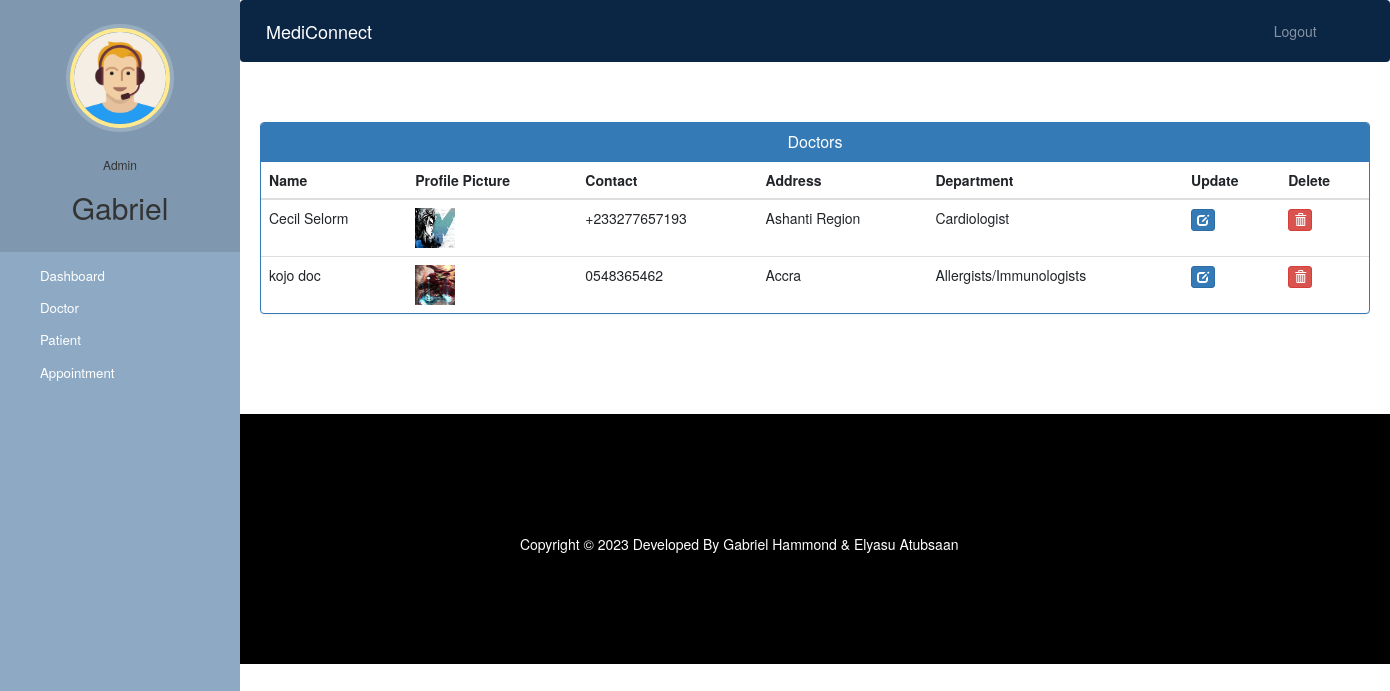
The page /admin-view-doctor (signed in) on the database as committed earlier.
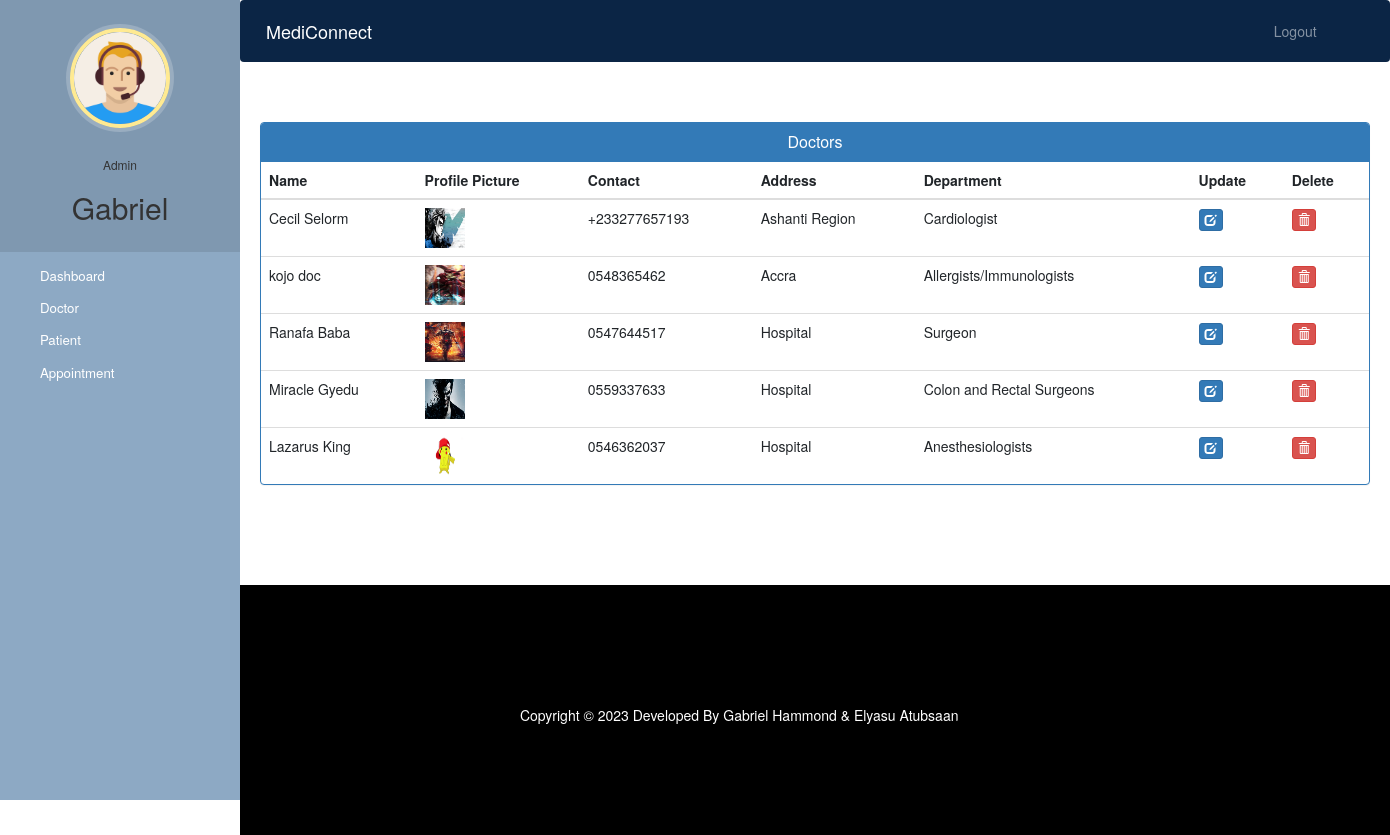
The same page on the database as committed later.
### hospital/models.py (models this page shows, shortened)
class Doctor(models.Model):
    user=models.OneToOneField(User,on_delete=models.CASCADE)
    profile_pic= models.ImageField(upload_to='profile_pic/DoctorProfilePic/',null=True,blank=True)
    address = models.CharField(max_length=40)
    mobile = models.CharField(max_length=20,null=True)
    department= models.CharField(max_length=50,choices=departments,default='Cardiologist')
    status=models.BooleanField(default=False)
    @property
    def get_name(self):
        return self.user.first_name+" "+self.user.last_name

### hospital/views.py (the view)
# urls.py: path('admin-view-doctor', views.admin_view_doctor_view,
@login_required(login_url='adminlogin')
@user_passes_test(is_admin)
def admin_view_doctor_view(request):
    doctors=models.Doctor.objects.all().filter(status=True)
    return render(request,'hospital/admin_view_doctor.html',{'doctors':doctors})

### hospital/views.py (called while the page is built)
def is_admin(user):
    return user.groups.filter(name='ADMIN').exists()

### templates/hospital/admin_view_doctor.html (shortened to what this page needs)
{% extends 'hospital/admin_base.html' %}
{% block content %}
{%load static%}
<head>
  <link href="//netdna.bootstrapcdn.com/bootstrap/3.0.0/css/bootstrap.min.css" rel="stylesheet" id="bootstrap-css">
</head>
<div class="container">
  <div class="panel panel-primary">
    <div class="panel-heading">
      <h6 class="panel-title">Doctors</h6>
    </div>
    <table class="table table-hover" id="dev-table">
      <thead>
        <tr>
          <th>Name</th>
          <th>Profile Picture</th>
          <th>Contact</th>
          <th>Address</th>
          <th>Department</th>
          <th>Update</th>
          <th>Delete</th>
        </tr>
      </thead>
      {% for d in doctors %}
      <tr>
        <td> {{d.get_name}}</td>
        <td> <img src="{% static d.profile_pic.url %}" alt="Profile Pic" height="40px" width="40px" /></td>
        <td>{{d.mobile}}</td>
        <td>{{d.address}}</td>
        <td>{{d.department}}</td>
        <td><a class="btn btn-primary btn-xs" href="{% url 'update-doctor' d.id  %}"><span class="glyphicon glyphicon-edit"></span></a></td>
        <td><a class="btn btn-danger btn-xs" href="{% url 'delete-doctor-from-hospital' d.id  %}"><span class="glyphicon glyphicon-trash"></span></a></td>
      </tr>
      {% endfor %}
    </table>
  </div>
</div>
{% endblock content %}

### templates/hospital/admin_base.html (shortened to what this page needs)
<!DOCTYPE html>
{% load static %}
<html lang="en">
  <head>
    <link
      rel="stylesheet"
      href="https://stackpath.bootstrapcdn.com/bootstrap/4.3.1/css/bootstrap.min.css"
    />
    <link
      rel="stylesheet"
      href="https://maxcdn.bootstrapcdn.com/font-awesome/4.7.0/css/font-awesome.min.css"
    />
    <link rel="stylesheet" href="{% static '/style.css' %}" />
  </head>
  <body>
    <nav class="menu" tabindex="0">
      <header class="avatar">
        <img src="{% static "images/adminpropic.png" %}" />
        <br /><br />
        <h6>Admin</h6>
        <h2>{{request.user.first_name}}</h2>
      </header>
      <ul>
        <li tabindex="0" class="icon-dashboard">
          <a style="color: white; text-decoration: none" href="/admin-dashboard"
            ><span>Dashboard</span></a
          >
        </li>
        <li tabindex="0" class="icon-customers">
          <a style="color: white; text-decoration: none" href="/admin-doctor"
            ><span>Doctor</span></a
          >
        </li>
        <li tabindex="0" class="icon-users">
          <a style="color: white; text-decoration: none" href="/admin-patient"
            ><span>Patient</span></a
          >
        </li>
        <li tabindex="0" class="icon-calendar">
          <a
            style="color: white; text-decoration: none"
            href="/admin-appointment"
            ><span>Appointment</span></a
          >
        </li>
      </ul>
    </nav>
    <main>
      <div class="bs-example">
        <nav
          class="navbar navbar-expand-md navbar-dark fixed-top"
          style="background: #0b2545"
        >
          <a href="/admin-dashboard" class="navbar-brand">MediConnect</a>
          <div
            class="collapse navbar-collapse justify-content-between"
            id="navbarCollapse"
          >
            <div class="navbar-nav" style="margin-left: 90%">
              <a href="/logout" class="nav-item nav-link">Logout</a>
            </div>
          </div>
        </nav>
      </div>
      <br /><br />
      {% block content %} {% endblock content %}
      <br /><br /><br /><br />
      <footer>
        <br />
        <div class="container">
          <div class="row">
            <div class="col-md-10 col-sm-10">
              <div style="color: #ffffff" class="wow fadeInUp footer-copyright">
                <p>
                  Copyright &copy; 2023 Developed By Gabriel Hammond & Elyasu
                  Atubsaan
                </p>
              </div>
            </div>
          </div>
        </div>
      </footer>
    </main>
  </body>
</html>

### static/style.css (style rules this page uses)
body { padding-left: 240px; }
main { position: relative; height: 100vh; }
.menu { background: #5bc995; height: 100vh; width: 240px; position: fixed; top: 0px; left: 0; z-index: 5; outline: none; }
.menu .avatar { background: rgba(0, 0, 0, 0.1); padding: 2em 0.5em; text-align: center; }
.menu .avatar img { width: 100px; border-radius: 50%; overflow: hidden; border: 4px solid #ffea92; box-shadow: 0 0 0 4px rgba(255, 255, 255, 0.2); }
.menu .avatar h2 { font-weight: normal; margin-bottom: 0; }
.menu ul { list-style: none; padding: 0.5em 0; margin: 0; }
.menu ul li { padding: 0.5em 1em 0.5em 3em; font-size: 0.95em; font-weight: regular; background-repeat: no-repeat; background-position: left 15px center; background-size: auto 20px; transition: all 0.15s linear; cursor: pointer; }
.menu ul li.icon-dashboard { background-image: url("http://www.entypo.com/images//gauge.svg"); }
.menu ul li.icon-customers { background-image: url("http://www.entypo.com/images//briefcase.svg"); }
.menu ul li.icon-users { background-image: url("http://www.entypo.com/images//users.svg"); }
.menu ul li.icon-calendar { background-image: url("http://www.entypo.com/images//calendar.svg"); }

### templates/hospital/admin_base.html (style rules this page uses)
a:link { text-decoration: none; }
a { color: white; }
footer { padding: 0px 0px 0px 0px; background-color: black; margin: 0px; }
p { text-align: center; }
body { padding-left: 240px; }
main { position: relative; height: 100vh; }
.menu { background: #8da9c4; height: 100vh; width: 240px; position: fixed; top: 0px; left: 0; z-index: 5; outline: none; }
.menu .avatar { background: rgba(0, 0, 0, 0.1); padding: 2em 0.5em; text-align: center; }
.menu .avatar img { width: 100px; border-radius: 50%; overflow: hidden; border: 4px solid #ffea92; box-shadow: 0 0 0 4px rgba(255, 255, 255, 0.2); }
.menu .avatar h2 { font-weight: normal; margin-bottom: 0; }
.menu ul { list-style: none; padding: 0.5em 0; margin: 0; }
.menu ul li { padding: 0.5em 1em 0.5em 3em; font-size: 0.95em; font-weight: regular; background-repeat: no-repeat; background-position: left 15px center; background-size: auto 20px; transition: all 0.15s linear; cursor: pointer; }
.menu ul li.icon-dashboard { background-image: url("http://www.entypo.com/images//gauge.svg"); }
.menu ul li.icon-customers { background-image: url("http://www.entypo.com/images//briefcase.svg"); }
.menu ul li.icon-users { background-image: url("http://www.entypo.com/images//users.svg"); }
.menu ul li.icon-calendar { background-image: url("http://www.entypo.com/images//calendar.svg"); }

### templates/hospital/admin_view_doctor.html (style rules this page uses)
a:link { text-decoration: none; }
h6 { text-align: center; }
.row { margin: 100px; }

Rows that differ between the two databases and show on the page:
added Doctor: get_name "Ranafa Baba", profile_pic (picture), mobile "0547644517", address "Hospital", department "Surgeon"
added Doctor: get_name "Miracle Gyedu", profile_pic (picture), mobile "0559337633", address "Hospital", department "Colon and Rectal Surgeons"
added Doctor: get_name "Lazarus King", profile_pic (picture), mobile "0546362037", address "Hospital", department "Anesthesiologists"
